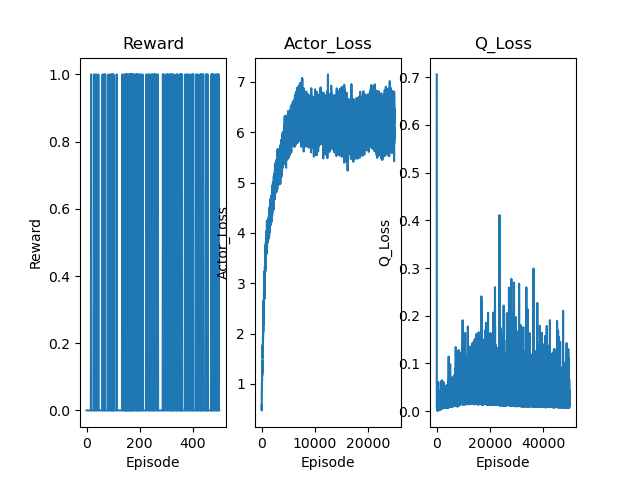

Write the Python code that produced this figure.
import torch
import torch.nn as nn
import torch.optim as optim
import tqdm
import gymnasium as gym
import random
import numpy as np
from collections import deque
import torch.nn.functional as F
import matplotlib.pyplot as plt
import gymnasium_robotics
import pandas as pd

device = torch.device("cuda" if torch.cuda.is_available() else "cpu")

torch.autograd.set_detect_anomaly(True)
q_loss_list = []
actor_loss_list = []
# DQN 网络模型
class DQN(nn.Module):
    def __init__(self, state_size, action_size, hidden_size):
        super(DQN, self).__init__()
        self.fc1 = nn.Linear(state_size + action_size, hidden_size)
        self.fc2 = nn.Linear(hidden_size, hidden_size)
        self.fc3 = nn.Linear(hidden_size, hidden_size)
        self.fc4 = nn.Linear(hidden_size, 1)

    def forward(self, state, action):
        x = torch.cat([state, action], dim=1)
        x = torch.relu(self.fc1(x))
        x = torch.relu(self.fc2(x))
        x = torch.relu(self.fc3(x))
        return self.fc4(x)


class Actor(nn.Module):
    def __init__(self, state_size, action_size, hidden_size, max_action):
        super(Actor, self).__init__()
        self.fc1 = nn.Linear(state_size, hidden_size)
        self.fc2 = nn.Linear(hidden_size, hidden_size)
        self.fc3 = nn.Linear(hidden_size, hidden_size)
        self.fc4 = nn.Linear(hidden_size, action_size)
        self.max_action = max_action

    def forward(self, x):
        x = torch.relu(self.fc1(x))
        x = torch.relu(self.fc2(x))
        x = torch.relu(self.fc3(x))
        x = torch.tanh(self.fc4(x))#.clone()

        return x * self.max_action

class ReplayBuffer:
    def __init__(self, buffer_size):
        self.buffer = deque(maxlen=buffer_size)
        self.max_size = buffer_size

    def add(self, experience):
        if self.size() == self.max_size:
            self.buffer.popleft()
        self.buffer.append(experience)

    def sample(self, batch_size):
        return random.sample(self.buffer, batch_size)

    def size(self):
        return len(self.buffer)

class TD3:
    def __init__(self, state_size, action_size, hidden_size, DQN_lr, Actor_lr, max_action):

        self.target_actor = Actor(state_size, action_size, hidden_size, max_action).to(device)
        self.target_q_1 = DQN(state_size, action_size, hidden_size).to(device)
        self.target_q_2 = DQN(state_size, action_size, hidden_size).to(device)
        self.eval_actor = Actor(state_size, action_size, hidden_size, max_action).to(device)
        self.eval_q_1 = DQN(state_size, action_size, hidden_size).to(device)
        self.eval_q_2 = DQN(state_size, action_size, hidden_size).to(device)
        self.target_actor.load_state_dict(self.eval_actor.state_dict())
        self.target_q_1.load_state_dict(self.eval_q_1.state_dict())
        self.target_q_2.load_state_dict(self.eval_q_2.state_dict())

        self.Actor_optimizer = optim.Adam(self.eval_actor.parameters(), lr=Actor_lr)
        self.Q_optimizer_1 = optim.Adam(self.eval_q_1.parameters(), lr=DQN_lr)
        self.Q_optimizer_2 = optim.Adam(self.eval_q_2.parameters(), lr=DQN_lr)

        self.state_size = state_size
        self.action_size = action_size
        self.Memory = ReplayBuffer(500000)
        self.gamma = 0.98  # 折扣因子
        self.tau = 0.005  # 目标网络软更新系数
        self.noise = 0.5
        self.batch_size = 256
        self.cnt = 0

    def take_action(self, state):
        state = torch.tensor(state, dtype=torch.float32).to(device).unsqueeze(0)
        action = self.eval_actor(state)
        noise = np.clip(np.random.normal(0, self.noise, size=action.shape), -0.5, 0.5)
        action = np.clip(action.cpu().detach().numpy() + noise, -self.target_actor.max_action, self.target_actor.max_action)
        return action.flatten()


    def update(self):
        if self.Memory.size() < self.batch_size:
            return

        self.cnt += 1
        # 采样经验回放
        minibatch = self.Memory.sample(self.batch_size)
        states, actions, rewards, next_states, dones = zip(*minibatch)

        states = torch.tensor(np.array(states), dtype=torch.float32).to(device)
        next_states = torch.tensor(np.array(next_states), dtype=torch.float32).to(device)
        actions = torch.tensor(np.array(actions), dtype=torch.float32).to(device)
        rewards = torch.tensor(np.array(rewards), dtype=torch.float32).to(device).unsqueeze(1)
        dones = torch.tensor(np.array(dones), dtype=torch.float32).to(device).unsqueeze(1)

        # 计算 Q 值估计
        q_1_estimate = self.eval_q_1(states, actions)
        q_2_estimate = self.eval_q_2(states, actions)
        # 计算目标 Q 值（使用目标 Actor 计算下个动作）
        next_actions = self.target_actor(next_states).detach()
        # 在目标 Actor 计算的动作上添加噪声（TD3 特有的目标动作平滑）
        noise = torch.clamp(torch.normal(0, 0.5, size=next_actions.shape).to(device), -0.5, 0.5)
        next_actions = torch.clamp(next_actions + noise, -self.target_actor.max_action, self.target_actor.max_action)

        min_target_q = torch.min(self.target_q_1(next_states, next_actions), self.target_q_2(next_states, next_actions))
        q_target = rewards + self.gamma * (1 - dones) * min_target_q.detach()

        # 计算 Critic（Q 网络）损失并优化
        q_1_loss = F.mse_loss(q_1_estimate, q_target)
        q_2_loss = F.mse_loss(q_2_estimate, q_target)
        q_loss_list.append(torch.mean(q_1_loss + q_2_loss).tolist())
        self.Q_optimizer_1.zero_grad()
        self.Q_optimizer_2.zero_grad()
        q_1_loss.backward()
        q_2_loss.backward()
        self.Q_optimizer_1.step()
        self.Q_optimizer_2.step()
        self.soft_update(self.target_q_1, self.eval_q_1)
        self.soft_update(self.target_q_2, self.eval_q_2)

        if self.cnt % 2 == 0:
            # 计算 Actor 网络的损失（最大化 Q 值）
            estimate_action = self.eval_actor(states)
            actor_loss = -torch.min(self.eval_q_1(states, estimate_action),
                                    self.eval_q_2(states, estimate_action)).mean()
            actor_loss_list.append(torch.mean(actor_loss).tolist())
            self.Actor_optimizer.zero_grad()
            actor_loss.backward()
            self.Actor_optimizer.step()
            self.soft_update(self.target_actor, self.eval_actor)

    def soft_update(self, net_target, net):
        for target_param, param in zip(net_target.parameters(), net.parameters()):
            target_param.data.copy_(target_param.data * (1.0 - self.tau) + param.data * self.tau)


    def test_action(self, state):
        state = torch.tensor(state, dtype=torch.float32).to(device).unsqueeze(0)
        action = self.eval_actor(state)
        return np.array([action.item()])


gym.register_envs(gymnasium_robotics)
env = gym.make('FetchReach-v3', max_episode_steps=100)

torch.manual_seed(0)
state_size = 16
action_size = 4
max_action = 1
hidden_size = 256
Actor_lr = 1e-3
DQN_lr = 2e-3
episodes = 500
reward_list = []

agent = TD3(state_size, action_size, hidden_size, DQN_lr, Actor_lr, max_action)

for e in tqdm.tqdm(range(episodes)):
    state = env.reset()[0]
    state = np.array([v for values in state.values() for v in values])
    truncated = False
    done = False
    cnt = 0
    total_reward = 0
    while not truncated | done:
        cnt += 1
        action = agent.take_action(state)  # 选择动作
        next_state, reward, done, truncated, info = env.step(action)
        next_state = np.array([v for values in next_state.values() for v in values])
        agent.Memory.add([state, action, reward, next_state, done])

        agent.update()
        state = next_state
        total_reward += reward

    success = info.get('is_success', False)
    reward_list.append(1 if success else 0)
    print(f"Episode {e}: Reward = {total_reward}")

df = pd.DataFrame(list(zip(reward_list, actor_loss_list, q_loss_list)), columns=['reward', 'actor_loss', 'q_loss'])
df.to_csv('TD3_FetchReach.csv', index=False)

torch.save(agent.eval_actor.state_dict(), 'TD3_FetchReach.pth')
plt.subplot(1, 3, 1)
plt.plot(reward_list)
plt.xlabel("Episode")
plt.ylabel("Reward")
plt.title("Reward")
plt.subplot(1, 3, 2)
plt.plot(actor_loss_list)
plt.xlabel("Episode")
plt.ylabel("Actor_Loss")
plt.title("Actor_Loss")
plt.subplot(1, 3, 3)
plt.plot(q_loss_list)
plt.xlabel("Episode")
plt.ylabel("Q_Loss")
plt.title("Q_Loss")
plt.savefig('TD3_FetchReach.png')
plt.show()
env.close()
